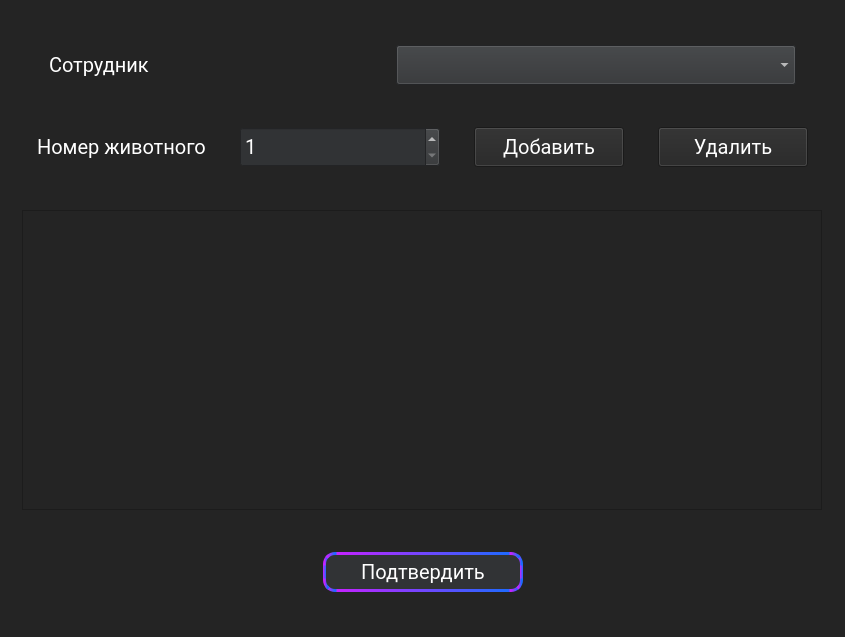
<?xml version="1.0" encoding="UTF-8"?>
<ui version="4.0">
 <class>MainWindow</class>
 <widget class="QMainWindow" name="MainWindow">
  <property name="geometry">
   <rect>
    <x>0</x>
    <y>0</y>
    <width>845</width>
    <height>637</height>
   </rect>
  </property>
  <property name="windowTitle">
   <string>MainWindow</string>
  </property>
  <widget class="QWidget" name="centralwidget">
   <property name="styleSheet">
    <string notr="true">QWidget{
	background-color: #242424;
	font-family: Roboto;
	color: white;
	font-size: 20px;
	font-weight: 100px;
}
</string>
   </property>
   <layout class="QVBoxLayout" name="verticalLayout">
    <item>
     <spacer name="verticalSpacer_8">
      <property name="orientation">
       <enum>Qt::Vertical</enum>
      </property>
      <property name="sizeType">
       <enum>QSizePolicy::Preferred</enum>
      </property>
      <property name="sizeHint" stdset="0">
       <size>
        <width>20</width>
        <height>40</height>
       </size>
      </property>
     </spacer>
    </item>
    <item>
     <layout class="QHBoxLayout" name="horizontalLayout">
      <item>
       <spacer name="horizontalSpacer">
        <property name="orientation">
         <enum>Qt::Horizontal</enum>
        </property>
        <property name="sizeType">
         <enum>QSizePolicy::Preferred</enum>
        </property>
        <property name="sizeHint" stdset="0">
         <size>
          <width>40</width>
          <height>20</height>
         </size>
        </property>
       </spacer>
      </item>
      <item>
       <widget class="QLabel" name="label">
        <property name="text">
         <string>Сотрудник</string>
        </property>
       </widget>
      </item>
      <item>
       <spacer name="horizontalSpacer_3">
        <property name="orientation">
         <enum>Qt::Horizontal</enum>
        </property>
        <property name="sizeType">
         <enum>QSizePolicy::Preferred</enum>
        </property>
        <property name="sizeHint" stdset="0">
         <size>
          <width>40</width>
          <height>20</height>
         </size>
        </property>
       </spacer>
      </item>
      <item>
       <widget class="QComboBox" name="comboBox">
        <property name="minimumSize">
         <size>
          <width>400</width>
          <height>40</height>
         </size>
        </property>
        <property name="styleSheet">
         <string notr="true">QComboBox{
	background-color:  #313335;
}

</string>
        </property>
       </widget>
      </item>
      <item>
       <spacer name="horizontalSpacer_4">
        <property name="orientation">
         <enum>Qt::Horizontal</enum>
        </property>
        <property name="sizeType">
         <enum>QSizePolicy::Preferred</enum>
        </property>
        <property name="sizeHint" stdset="0">
         <size>
          <width>40</width>
          <height>20</height>
         </size>
        </property>
       </spacer>
      </item>
     </layout>
    </item>
    <item>
     <spacer name="verticalSpacer_7">
      <property name="orientation">
       <enum>Qt::Vertical</enum>
      </property>
      <property name="sizeType">
       <enum>QSizePolicy::Preferred</enum>
      </property>
      <property name="sizeHint" stdset="0">
       <size>
        <width>20</width>
        <height>40</height>
       </size>
      </property>
     </spacer>
    </item>
    <item>
     <layout class="QHBoxLayout" name="horizontalLayout_5">
      <item>
       <spacer name="horizontalSpacer_14">
        <property name="orientation">
         <enum>Qt::Horizontal</enum>
        </property>
        <property name="sizeType">
         <enum>QSizePolicy::Preferred</enum>
        </property>
        <property name="sizeHint" stdset="0">
         <size>
          <width>40</width>
          <height>20</height>
         </size>
        </property>
       </spacer>
      </item>
      <item>
       <widget class="QLabel" name="label_5">
        <property name="text">
         <string>Номер животного</string>
        </property>
       </widget>
      </item>
      <item>
       <spacer name="horizontalSpacer_15">
        <property name="orientation">
         <enum>Qt::Horizontal</enum>
        </property>
        <property name="sizeType">
         <enum>QSizePolicy::Preferred</enum>
        </property>
        <property name="sizeHint" stdset="0">
         <size>
          <width>40</width>
          <height>20</height>
         </size>
        </property>
       </spacer>
      </item>
      <item>
       <widget class="QDoubleSpinBox" name="doubleSpinBox">
        <property name="minimumSize">
         <size>
          <width>200</width>
          <height>40</height>
         </size>
        </property>
        <property name="styleSheet">
         <string notr="true">QDoubleSpinBox
{
	background-color:  #313335;
}
</string>
        </property>
        <property name="decimals">
         <number>0</number>
        </property>
        <property name="minimum">
         <double>1.000000000000000</double>
        </property>
        <property name="maximum">
         <double>10000.000000000000000</double>
        </property>
       </widget>
      </item>
      <item>
       <spacer name="horizontalSpacer_16">
        <property name="orientation">
         <enum>Qt::Horizontal</enum>
        </property>
        <property name="sizeType">
         <enum>QSizePolicy::Preferred</enum>
        </property>
        <property name="sizeHint" stdset="0">
         <size>
          <width>40</width>
          <height>20</height>
         </size>
        </property>
       </spacer>
      </item>
      <item>
       <widget class="QPushButton" name="btn_add">
        <property name="minimumSize">
         <size>
          <width>150</width>
          <height>40</height>
         </size>
        </property>
        <property name="text">
         <string>Добавить</string>
        </property>
       </widget>
      </item>
      <item>
       <spacer name="horizontalSpacer_17">
        <property name="orientation">
         <enum>Qt::Horizontal</enum>
        </property>
        <property name="sizeType">
         <enum>QSizePolicy::Preferred</enum>
        </property>
        <property name="sizeHint" stdset="0">
         <size>
          <width>40</width>
          <height>20</height>
         </size>
        </property>
       </spacer>
      </item>
      <item>
       <widget class="QPushButton" name="btn_rm">
        <property name="minimumSize">
         <size>
          <width>150</width>
          <height>40</height>
         </size>
        </property>
        <property name="text">
         <string>Удалить</string>
        </property>
       </widget>
      </item>
      <item>
       <spacer name="horizontalSpacer_2">
        <property name="orientation">
         <enum>Qt::Horizontal</enum>
        </property>
        <property name="sizeType">
         <enum>QSizePolicy::Preferred</enum>
        </property>
        <property name="sizeHint" stdset="0">
         <size>
          <width>40</width>
          <height>20</height>
         </size>
        </property>
       </spacer>
      </item>
     </layout>
    </item>
    <item>
     <spacer name="verticalSpacer_3">
      <property name="orientation">
       <enum>Qt::Vertical</enum>
      </property>
      <property name="sizeType">
       <enum>QSizePolicy::Preferred</enum>
      </property>
      <property name="sizeHint" stdset="0">
       <size>
        <width>20</width>
        <height>40</height>
       </size>
      </property>
     </spacer>
    </item>
    <item>
     <layout class="QHBoxLayout" name="horizontalLayout_6">
      <item>
       <spacer name="horizontalSpacer_20">
        <property name="orientation">
         <enum>Qt::Horizontal</enum>
        </property>
        <property name="sizeType">
         <enum>QSizePolicy::Preferred</enum>
        </property>
        <property name="sizeHint" stdset="0">
         <size>
          <width>40</width>
          <height>20</height>
         </size>
        </property>
       </spacer>
      </item>
      <item>
       <widget class="QTableWidget" name="tableWidget">
        <property name="minimumSize">
         <size>
          <width>800</width>
          <height>300</height>
         </size>
        </property>
       </widget>
      </item>
      <item>
       <spacer name="horizontalSpacer_21">
        <property name="orientation">
         <enum>Qt::Horizontal</enum>
        </property>
        <property name="sizeType">
         <enum>QSizePolicy::Preferred</enum>
        </property>
        <property name="sizeHint" stdset="0">
         <size>
          <width>40</width>
          <height>20</height>
         </size>
        </property>
       </spacer>
      </item>
     </layout>
    </item>
    <item>
     <spacer name="verticalSpacer">
      <property name="orientation">
       <enum>Qt::Vertical</enum>
      </property>
      <property name="sizeType">
       <enum>QSizePolicy::Preferred</enum>
      </property>
      <property name="sizeHint" stdset="0">
       <size>
        <width>20</width>
        <height>40</height>
       </size>
      </property>
     </spacer>
    </item>
    <item>
     <layout class="QHBoxLayout" name="horizontalLayout_7">
      <item>
       <spacer name="horizontalSpacer_18">
        <property name="orientation">
         <enum>Qt::Horizontal</enum>
        </property>
        <property name="sizeHint" stdset="0">
         <size>
          <width>40</width>
          <height>20</height>
         </size>
        </property>
       </spacer>
      </item>
      <item>
       <widget class="QPushButton" name="pushButton_2">
        <property name="minimumSize">
         <size>
          <width>200</width>
          <height>40</height>
         </size>
        </property>
        <property name="styleSheet">
         <string notr="true">QPushButton{
	background-color: #313335;
	border: 3px qlineargradient(spread:pad, x1:0, y1:0, x2:1, y2:0, stop:0 #C622FF, stop:1 #1D6BFF);
	border-style: solid;
	border-radius: 12%;
}
QPushButton:hover{
background-color:  #5C6164;
}

QPushButton:pressed{
background-color:  #5C6164;
}

QPushButton:after{
background-color:  #5C6164;
}

QTableWidget{
	background-color:  #313335;
}</string>
        </property>
        <property name="text">
         <string>Подтвердить</string>
        </property>
       </widget>
      </item>
      <item>
       <spacer name="horizontalSpacer_19">
        <property name="orientation">
         <enum>Qt::Horizontal</enum>
        </property>
        <property name="sizeHint" stdset="0">
         <size>
          <width>40</width>
          <height>20</height>
         </size>
        </property>
       </spacer>
      </item>
     </layout>
    </item>
    <item>
     <spacer name="verticalSpacer_2">
      <property name="orientation">
       <enum>Qt::Vertical</enum>
      </property>
      <property name="sizeType">
       <enum>QSizePolicy::Preferred</enum>
      </property>
      <property name="sizeHint" stdset="0">
       <size>
        <width>20</width>
        <height>40</height>
       </size>
      </property>
     </spacer>
    </item>
   </layout>
  </widget>
 </widget>
 <resources/>
 <connections/>
</ui>
